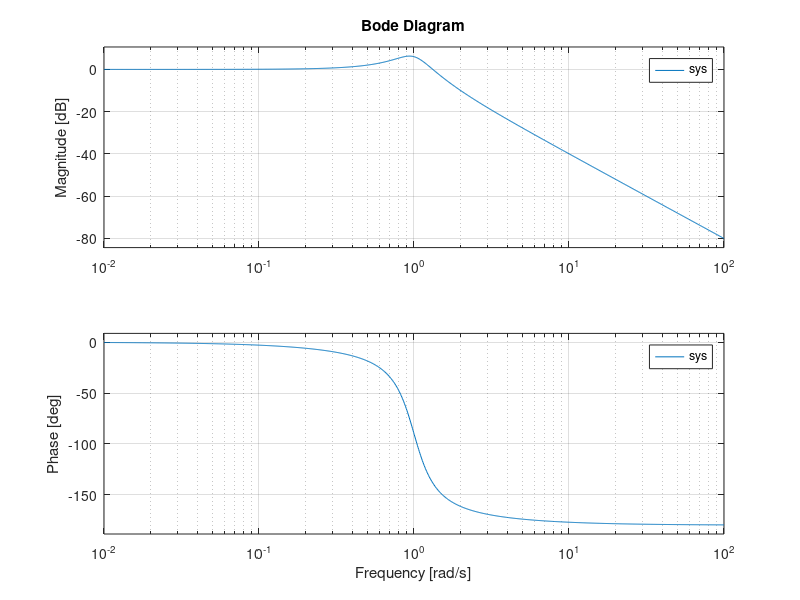
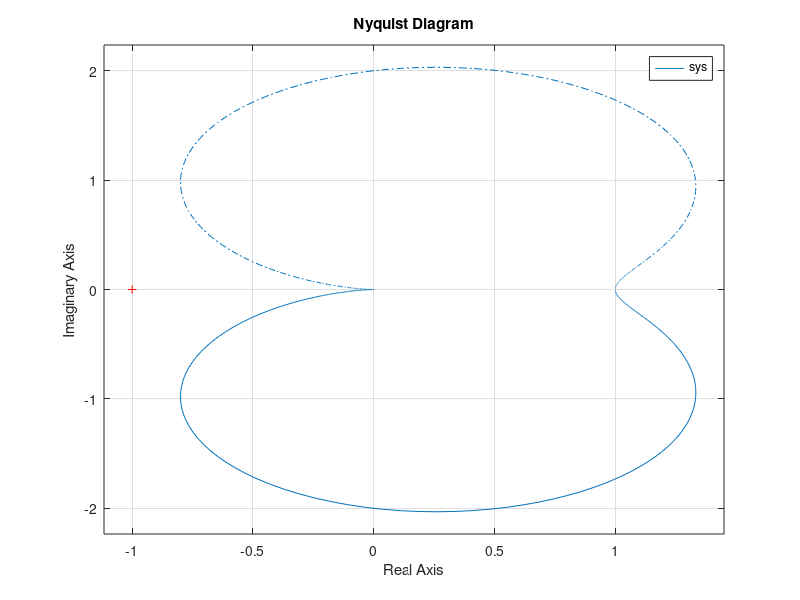

Write the MATLAB code that produced these figures, in order. (Note: this script raises an error after producing the figures.)
% Problem 1 (a)
% build model
K = 1;
G1 = tf([1], [1 0.5]);
G2 = tf([1], [1 0]);
sys = feedback((series(G1, G2)), K, -1);
step(sys)
% Plot
figure(1), bode(sys)
figure(2), nyquist(sys)

% Problem 1 (b)
W = logspace(-2, 2, 800); % from 10^-1 to 10^1, 200 points for each decade
[mag, phase, w] = bode(sys, W);

% The max. magnitude and its resonant frequency 
[mag_peak, index] = max(mag); 
mag_peak
w_reasonant = w(index)

% precise value
[gain_peak, freq_peak] = getPeakGain(sys)

% Problem 1 (c)
%ltiview(sys);

% Problem 1 (d)
figure(3), margin(mag, phase, w)
[Gain_margin, Phase_margin] = margin(mag, phase, w)


% Problem 2
p = 0: 0.01 : 2;
n = length(p);
for i = 1 : n
    G = tf([7], [1 p(i) 0]);
    sys = feedback(G, 1, -1);
    BW(i) = bandwidth(sys);
end

figure(4)
plot(p, BW), title('Bandwidth v.s. parameter p'); 
xlabel('p value'), ylabel('Bandwidth');





